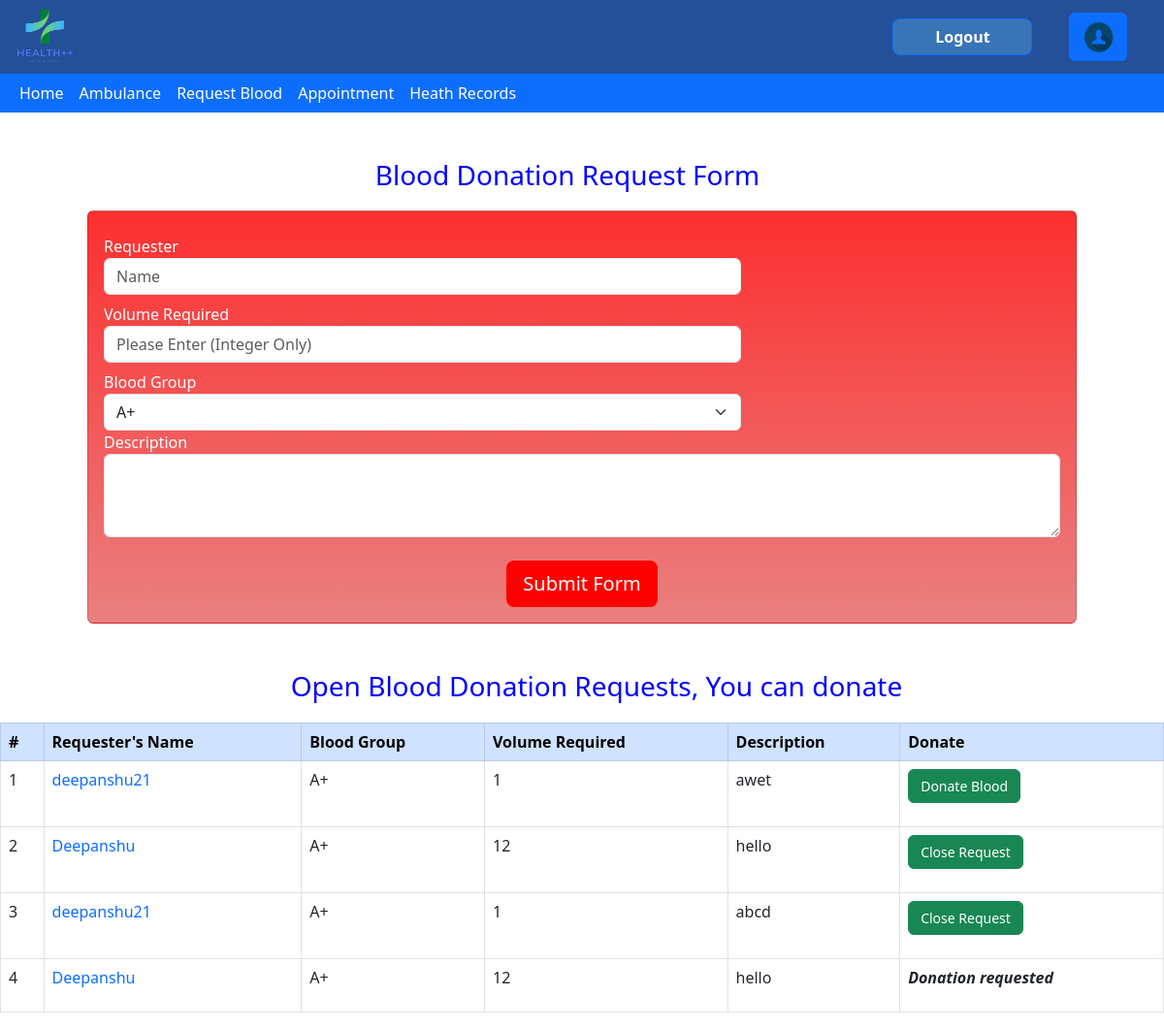
The page /blood_donate/ (signed in) on the database its author committed.
### blood_donate/models.py (models this page shows, shortened)
class Bloodrequest(models.Model):
    name = models.CharField(max_length=60)
    volume = models.IntegerField()
    blood_group = models.CharField(max_length=3)
    description = models.CharField(max_length=150)
    user = models.ForeignKey(User, null = True,on_delete=models.CASCADE)
    status = models.BooleanField()
    Donator = models.OneToOneField(donator,null=True,on_delete=models.CASCADE)

### blood_donate/views.py (the view)
# urls.py: path("",views.index,name="index"),
@login_required
def index(request):
    bg=Account.objects.get(user=request.user).BloodG
    if bg =='A+':
        return render(request,"blood_donate/Home.html",{"rows":Bloodrequest.objects.filter(status=True,blood_group=bg )|Bloodrequest.objects.filter(status=True,blood_group='AB+' ),"flag":0})
    elif bg =='O+':
        return render(request,"blood_donate/Home.html",{"rows":Bloodrequest.objects.filter(status=True,blood_group=bg )|Bloodrequest.objects.filter(status=True,blood_group='AB+' )|Bloodrequest.objects.filter(status=True,blood_group='B+')|Bloodrequest.objects.filter(status=True,blood_group='A+'),"flag":0})
    elif bg =='B+':
        return render(request,"blood_donate/Home.html",{"rows":Bloodrequest.objects.filter(status=True,blood_group=bg )|Bloodrequest.objects.filter(status=True,blood_group='AB+' ),"flag":0})
    elif bg =='AB+':
        return render(request,"blood_donate/Home.html",{"rows":Bloodrequest.objects.filter(status=True,blood_group=bg ),"flag":0})
    elif bg =='A-':
        return render(request,"blood_donate/Home.html",{"rows":Bloodrequest.objects.filter(status=True,blood_group=bg )|Bloodrequest.objects.filter(status=True,blood_group='AB+' )|Bloodrequest.objects.filter(status=True,blood_group='AB-' )|Bloodrequest.objects.filter(status=True,blood_group='A+'),"flag":0})
    elif bg =='O-':
        return render(request,"blood_donate/Home.html",{"rows":Bloodrequest.objects.filter(status=True),"flag":0})
    elif bg =='B-':
        return render(request,"blood_donate/Home.html",{"rows":Bloodrequest.objects.filter(status=True,blood_group=bg )|Bloodrequest.objects.filter(status=True,blood_group='AB+' )|Bloodrequest.objects.filter(status=True,blood_group='AB-' )|Bloodrequest.objects.filter(status=True,blood_group='B+'),"flag":0})
    else:
        return render(request,"blood_donate/Home.html",{"rows":Bloodrequest.objects.filter(status=True,blood_group=bg)|Bloodrequest.objects.filter(status=True,blood_group='AB+' ),"flag":0})

### blood_donate/templates/blood_donate/Home.html (shortened to what this page needs)
{% extends 'health/base.html' %}
{% load static%}
{%block content%}
<!DOCTYPE html>
<html>
    <head>
        <link href="https://cdn.jsdelivr.net/npm/bootstrap@5.3.0-alpha1/dist/css/bootstrap.min.css" rel="stylesheet">
    </head>
    <body>
        <div>
            <div class="container-sm mx-6 mt-5">
                <h3 style='color: blue; margin-bottom: 20px; text-align: center; margin-right: 30px;'>
                    Blood Donation Request Form
                </h3>
                <form action="{% url 'submitblood' %}" method="post" class="card p-3 needs-validation mx-5" novalidate style='font-weight:400;background: linear-gradient(rgb(252, 47, 47), rgb(234, 128, 128));'>
                    <div class="form-group row">
                        <div class="col-md-12 col-lg-2 ">
                            <label>
                                <div class=" mt-2 text-white">Requester </div>
                            </label>
                        </div>
                    </div>
                    <div class="col-md-12 col-lg-8 " method="post">
                        <input type="text" name="name" class="form-control float-left" placeholder="Name" required></input>
                    </div>
                    <div class="form-group row ">
                        <div class="col-md-12 col-lg-2">
                            <label>
                                <div class="mt-2 text-white">Volume Required</div>
                            </label>
                        </div>
                    </div>
                    <div class="col-md-12 col-lg-8 " method="post">
                        <input type="integer" required="True" name="volume" class="form-control float-left"placeholder="Please Enter (Integer Only)" />
                    </div>
                    <div class="form-group row ">
                        <div class="col-md-12 col-lg-2 ">
                            <label>
                                <div class=" mt-2 text-white">Blood Group</div>
                            </label>
                        </div>
                    </div>
                    <div class="col-md-12 col-lg-8" method="post">
                        <select name="bloodgrp" class="form-select" required>
                            <option value="A+">A+</option>
                          </select>
                    </div>
                    <div class="form-group" method="post">
                        <label class="text-white">Description</label>
                        <textarea name="text" class="form-control text-left" rows="3"></textarea>
                    </div>
                    <div class="mt-4 text-center">
                        <button type="submit" class="btn btn-lg text-white" style='background-color: #ff0000'>
                            Submit Form
                        </button>
                    </div>
                </form>
            </div>
            <div class="mt-5">
                <h3 style='color: blue;margin-bottom:20px; text-align:center;margin-left:30px;'>Open Blood Donation Requests, You can donate</h3>
                <div class="table-responsive">
                    <table class="table table-bordered table-hover">
                        <thead class="table-primary">
                            <tr>
                                <th scope="col">#</th>
                                <th scope="col">Requester's Name </th>
                                <th scope="col">Blood Group </th>
                                <th scope="col">Volume Required</th>
                                <th scope="col">Description</th>
                                <th scope="col">Donate</th>
                            </tr>
                        </thead>
                        <tbody>
                            {% for r in rows %}
                            <tr>
                                <td className="font-weight-bold" >{{ forloop.counter }}</td>
                                <td class="text-primary">{{r.name}}</td>
                                <td >{{r.blood_group}}</td>
                                <td > {{r.volume}}</td>
                                <td ><p>{{r.description}}</p></td>
                                <td>
                                    {% if user.account.role == 'Receptionist' %}
                                    <form method="post" action="{% url 'closeRequest' %}">
                                        {% csrf_token %}
                                        <button type="submit" class="btn btn-success" style="font-size: 14;" name="Reqid" value="{{r.id}}">Close Request</button>
                                    </form>
                                    {% else %}
                                    {% if user == r.user %}
                                    <form method="get" action="{% url 'closeRequest' %}">
                                        <button type="submit" class="btn btn-success" style="font-size: 14;" name="Reqid" value="{{r.id}}">Close Request</button>
                                    </form>
                                    {% else %}
                                    <form method="post" action="{% url 'donate' %}">
                                            {% if user.account.CCID == r.Donator.CCID %}
                                            <strong><em>Donation requested</em></strong>
                                            {%else%}
                                            <button type="submit" class="btn btn-success" style="font-size: 14;" name="Reqid" value="{{r.id}}">Donate Blood</button>
                                            {%endif%}
                                    </form>
                                    {% endif %}
                                    {% endif %}
                                </td>
                            </tr>
                            {% endfor %}
                        </tbody>
                    </table>
                </div>
            </div>
        </div>
    </body>
</html>
{% endblock %}

### rows shown on the page
Bloodrequest: name "deepanshu21", blood_group "A+", volume "1", description "awet", {{ r.id }} 4 (drawn)
Bloodrequest: name "Deepanshu", blood_group "A+", volume "12", description "hello", {{ r.id }} 5 (drawn)
Bloodrequest: name "deepanshu21", blood_group "A+", volume "1", description "abcd", {{ r.id }} 6 (drawn)
Bloodrequest: name "Deepanshu", blood_group "A+", volume "12", description "hello", shows "Donation requested"
